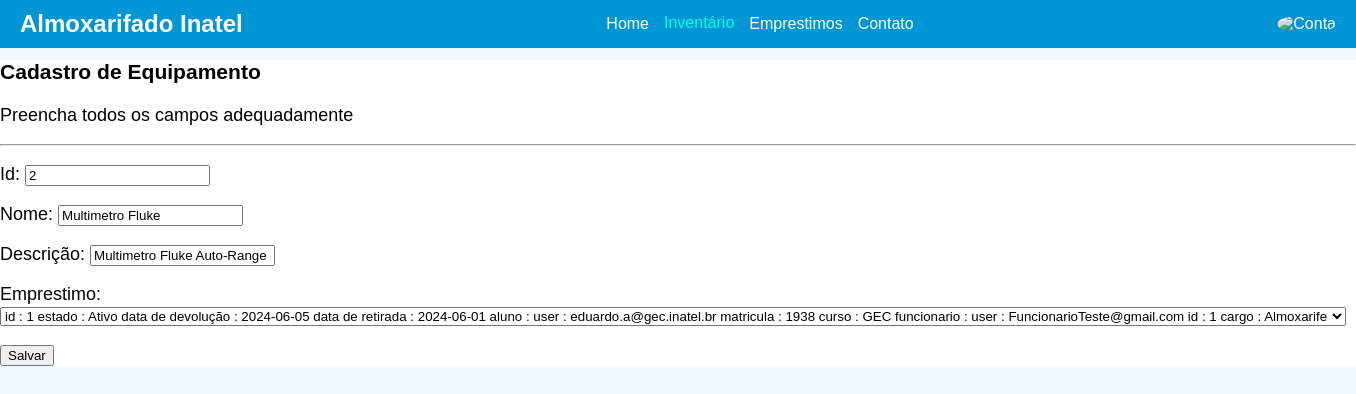
Page /inventario/editar/equipamento/2/ on the earlier database version.
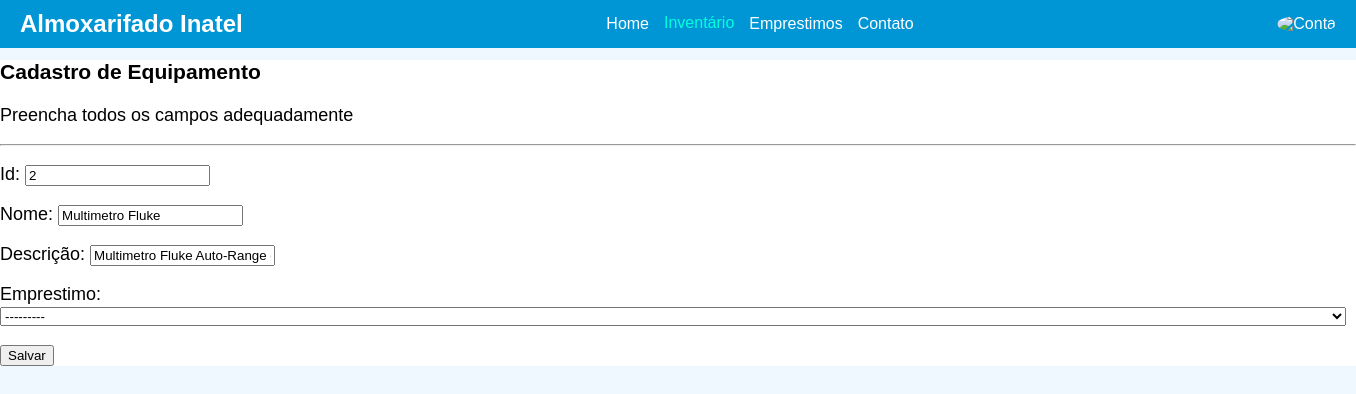
Same page on the later database version.
### inventario/models.py (models this page shows, shortened)
class Equipamento(models.Model):
    id = models.IntegerField(primary_key=True, unique=True)
    nome = models.CharField(max_length=50)
    descricao = models.CharField(max_length=500,verbose_name='Descrição')
    emprestimo = models.ForeignKey(Emprestimo, on_delete=models.SET_DEFAULT, default=None, blank=True, null=True)

### inventario/views.py (the view)
# urls.py: path('editar/equipamento/<int:pk>/', EquipamentoUpdate.as_view(), name = 'Editar-Equipamento'),
class EquipamentoUpdate(UpdateView):
    model = Equipamento
    fields = ['id','nome','descricao','emprestimo']
    template_name = 'cadastros/create_form.html'
    success_url = reverse_lazy('Listar-Equipamentos')

### autenticacao/models.py (called while the page is built)
    def __str__(self):
        return "user : {}\nmatricula : {}\ncurso : {}".format(self.user, self.matricula, self.curso)

    def __str__(self):
        return "user : {}\nid : {}\ncargo : {}".format(self.user, self.id, self.cargo)

### emprestimos/models.py (called while the page is built)
    def __str__(self):
        return "id : {}\nestado : {}\ndata de devolução : {}\ndata de retirada : {}\naluno : {}\nfuncionario : {}".format(self.id, self.estado, self.data_de_devolucao, self.data_de_retirada, self.aluno, self.funcionario)

### inventario/templates/cadastros/create_form.html (shortened to what this page needs)
{% extends "base.html" %}
{% load static %}
{% block style%}
<link rel="stylesheet" href="{% static 'css/form.css' %}">
{% endblock %}
{% block content %}
<div class="content">
    <h3>Cadastro de Equipamento</h3>
    <p class="lead">
        Preencha todos os campos adequadamente
    </p>
    <hr>
    <form action="" method="POST">
        {{ form.as_p }}
        <button type="submit">Salvar</button>
    </form>
</div>
{% endblock %}

Differences in the rows shown:
changed Equipamento "Multimetro Fluke": emprestimo "id : 1 estado : Ativo data de devolução : 2024-06-05 data de retirada : 2024-06-01 aluno : user : eduardo.a@gec.inatel.br matricula : 1938 curso : GEC funcionario : user : FuncionarioTeste@gmail.com id : 1 cargo : Almoxarife" → "---------"
